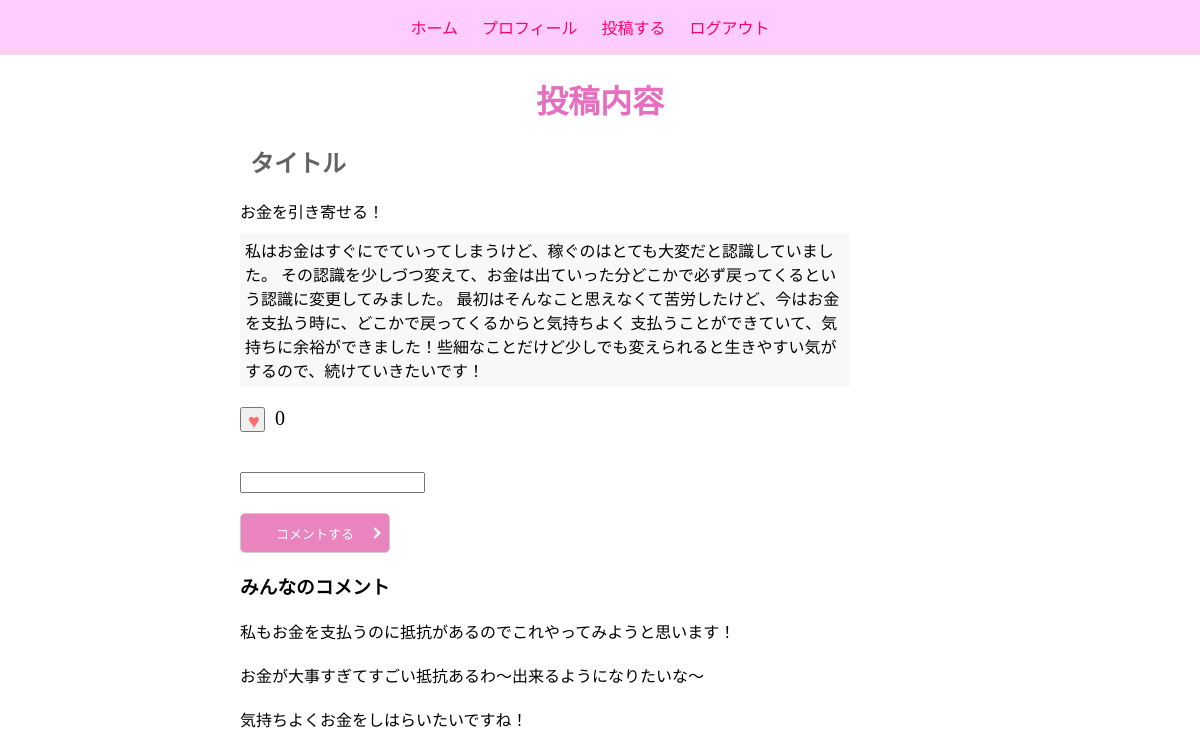
/post-info/1/ (signed in), run on the app's committed database.
### mind_ch_db/models.py (models this page shows)
class PostInfo(models.Model):
    genre_id = models.ForeignKey(
        'genre', on_delete=models.SET_NULL,null=True)
    post_title = models.CharField(max_length=50)
    post_content = models.TextField(max_length=1000)
    reaction_count = models.IntegerField(null=True, blank=True)
    create_at = models.DateTimeField(default=timezone.datetime.now)
    update_at = models.DateTimeField(default=timezone.datetime.now)

class Comment(models.Model):
    Post_info_id = models.ForeignKey(
        'postinfo', on_delete=models.CASCADE)
    comment = models.CharField(max_length=300)
    reaction_count = models.IntegerField(default=0)
    create_at = models.DateTimeField(default=timezone.datetime.now)
    update_at = models.DateTimeField(default=timezone.datetime.now)

### mind_ch_db/views.py (the view)
# urls.py: path('post-info/<int:post_info_id>/', views.post_info_detail, name='post_info_detail'),
def post_info_detail(request, post_info_id):
    post_info = get_object_or_404(PostInfo, pk=post_info_id)
    comments = Comment.objects.filter(Post_info_id=post_info_id)
    good_count = Good.objects.filter(post_info_id=post_info_id).count()
    if request.method == 'POST':
        form = CommentForm(request.POST)
        if form.is_valid():
            comment = form.save(commit=False)
            comment.Post_info_id = post_info
            comment.save()
            return redirect('post_info_detail',post_info_id=post_info_id)
    else:
        form = CommentForm()
    return render(request, 'comment.html', {
        'post_info': post_info,
        'comments': comments,
        'form': form,
        'good_count': good_count,
        })

### mind_ch_db/forms.py
class CommentForm(forms.ModelForm):
    class Meta:
        model = Comment
        fields = ['comment']
    """
    confirm_password = forms.CharField(label='パスワード再入力', widget=forms.PasswordInput())

    def clean(self):
        cleaned_date = super().clean()
        password = cleaned_date['password']
        confirm_password = cleaned_date['confirm_password']
        if password !=confirm_password:
            raise forms.ValidationError('パスワードが一致していません')
        """

### mind_ch_db/templates/comment.html (shortened to what this page needs)
{% extends "base.html" %}
{% block content %}
<h1>投稿内容</h1>
<div class="post_info">
    <div><h2>タイトル</h2> {{ post_info.post_title }}</div>
    <div id="post_content">{{ post_info.post_content }}</div>
    <div>
    {% if user.is_authenticated %}
    <form action="{% url 'good_toggle' post_info.id %}" method="post">
        <div class="good_box">
            <button class="good_hart" type="submit">
                <div style="margin-bottom:7px; font-size: 20px;">♥</div>
            </button>
            <div style="margin-left: 10px; font-size: 20px;">{{ good_count }}</div>
        </div>
    </form>
    {% else %}
        <div class="good_box">
            <div style="margin-bottom:7px; font-size: 20px;">♥</div>
            <div>{{ good_count }}</div>
        </div>
    {% endif %}
    <form method="post" action="{% url 'post_info_detail' post_info.id %}">
        <div class="comment_add">{{ form.comment }}</div>
        <div><button class="submitbtn" type="submit">コメントする</button></div>
    </form>
    <h3>みんなのコメント</h3>
    {% for comment in comments %}
        <div class="comment_info">{{ comment.comment }}</div>
    {% endfor %}
    </div>
</div>
{% endblock %}

### static/css/style.css (style rules this page uses)
h1 { color: rgb(230, 110, 190); text-align: center; }
h2 { color: #636363; margin-left: 10px; font-family: sans-serif; }
body { margin: 0; }
.post_info { margin-bottom: 40px; margin-left: 20%; }
.comment_add { margin-top: 40px; margin-bottom: 20px; }
.comment_info { margin-top: 20px; }
.submitbtn { width: 150px; height: 40px; position: relative; border: 1px solid #ccc; border-radius: 5px; background-color: #e984bf; color: #fff; padding: 10px 30px; font-size: 13px; }
.submitbtn:after { display: block; content: ""; position: absolute; top: 50%; right: 10px; width: 6px; height: 6px; margin: -4px 0 0 0; border-top: solid 2px #fff; border-right: solid 2px #fff; -webkit-transform: rotate(45deg); transform: rotate(45deg); }
#post_content { max-width: 600px; margin-top: 10px; margin-bottom: 20px; margin-right: 20px; padding: 5px; background-color: #f8f8f8; }
.good_box { display: flex; width: 25px; height: 25px; }
.good_hart { width: 25px; height: 25px; font-size: 29px; color: rgb(255, 108, 108); }

### data on the page
PostInfo: post_title "お金を引き寄せる！", post_content "私はお金はすぐにでていってしまうけど、稼ぐのはとても大変だと認識していました。 その認識を少しづつ変えて、お金は出ていった分どこかで必ず戻ってくるという認識に変更してみました。 最初はそんなこと思えなくて苦労したけど、今はお金を支払う時に、どこかで戻ってくるからと気持ちよく 支払うことができていて、気持ちに余裕ができました！些細なことだけど少しでも変えられると生きやすい気が するので、続けていきたいです！"
Comment: comment "私もお金を支払うのに抵抗があるのでこれやってみようと思います！"
Comment: comment "お金が大事すぎてすごい抵抗あるわ～出来るようになりたいな～"
Comment: comment "気持ちよくお金をしはらいたいですね！"

### other printed values
{{ good_count }} "0"
